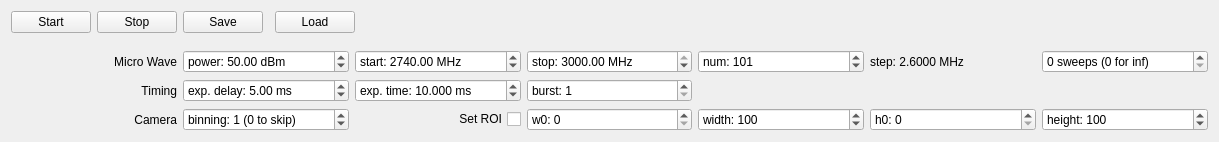
<?xml version="1.0" encoding="UTF-8"?>
<ui version="4.0">
 <class>IODMR</class>
 <widget class="QWidget" name="IODMR">
  <property name="geometry">
   <rect>
    <x>0</x>
    <y>0</y>
    <width>1219</width>
    <height>142</height>
   </rect>
  </property>
  <property name="minimumSize">
   <size>
    <width>0</width>
    <height>0</height>
   </size>
  </property>
  <property name="windowTitle">
   <string>Form</string>
  </property>
  <layout class="QVBoxLayout" name="verticalLayout">
   <item>
    <layout class="QHBoxLayout" name="horizontalLayout_2">
     <item>
      <widget class="QPushButton" name="startButton">
       <property name="text">
        <string>Start</string>
       </property>
      </widget>
     </item>
     <item>
      <widget class="QPushButton" name="stopButton">
       <property name="text">
        <string>Stop</string>
       </property>
      </widget>
     </item>
     <item>
      <widget class="QPushButton" name="saveButton">
       <property name="text">
        <string>Save</string>
       </property>
      </widget>
     </item>
     <item>
      <widget class="CompressionWidget" name="compression" native="true"/>
     </item>
     <item>
      <widget class="QPushButton" name="loadButton">
       <property name="text">
        <string>Load</string>
       </property>
      </widget>
     </item>
     <item>
      <spacer name="horizontalSpacer">
       <property name="orientation">
        <enum>Qt::Horizontal</enum>
       </property>
       <property name="sizeHint" stdset="0">
        <size>
         <width>40</width>
         <height>20</height>
        </size>
       </property>
      </spacer>
     </item>
    </layout>
   </item>
   <item>
    <spacer name="verticalSpacer">
     <property name="orientation">
      <enum>Qt::Vertical</enum>
     </property>
     <property name="sizeHint" stdset="0">
      <size>
       <width>20</width>
       <height>40</height>
      </size>
     </property>
    </spacer>
   </item>
   <item>
    <layout class="QGridLayout" name="gridLayout">
     <item row="0" column="5">
      <widget class="QSpinBox" name="numBox">
       <property name="sizePolicy">
        <sizepolicy hsizetype="Preferred" vsizetype="Preferred">
         <horstretch>0</horstretch>
         <verstretch>0</verstretch>
        </sizepolicy>
       </property>
       <property name="suffix">
        <string/>
       </property>
       <property name="prefix">
        <string>num: </string>
       </property>
       <property name="minimum">
        <number>2</number>
       </property>
       <property name="maximum">
        <number>99999</number>
       </property>
       <property name="value">
        <number>101</number>
       </property>
      </widget>
     </item>
     <item row="0" column="6">
      <widget class="QLabel" name="stepLabel">
       <property name="text">
        <string>step: 2.6000 MHz</string>
       </property>
      </widget>
     </item>
     <item row="0" column="4">
      <widget class="QDoubleSpinBox" name="stopBox">
       <property name="sizePolicy">
        <sizepolicy hsizetype="Preferred" vsizetype="Preferred">
         <horstretch>0</horstretch>
         <verstretch>0</verstretch>
        </sizepolicy>
       </property>
       <property name="prefix">
        <string>stop: </string>
       </property>
       <property name="suffix">
        <string> MHz</string>
       </property>
       <property name="minimum">
        <double>10.000000000000000</double>
       </property>
       <property name="maximum">
        <double>3000.000000000000000</double>
       </property>
       <property name="singleStep">
        <double>100.000000000000000</double>
       </property>
       <property name="value">
        <double>3000.000000000000000</double>
       </property>
      </widget>
     </item>
     <item row="0" column="2">
      <widget class="QDoubleSpinBox" name="powerBox">
       <property name="sizePolicy">
        <sizepolicy hsizetype="Preferred" vsizetype="Preferred">
         <horstretch>0</horstretch>
         <verstretch>0</verstretch>
        </sizepolicy>
       </property>
       <property name="prefix">
        <string>power: </string>
       </property>
       <property name="suffix">
        <string> dBm</string>
       </property>
       <property name="value">
        <double>50.000000000000000</double>
       </property>
      </widget>
     </item>
     <item row="0" column="1">
      <widget class="QLabel" name="label_2">
       <property name="text">
        <string>Micro Wave</string>
       </property>
       <property name="alignment">
        <set>Qt::AlignRight|Qt::AlignTrailing|Qt::AlignVCenter</set>
       </property>
      </widget>
     </item>
     <item row="0" column="3">
      <widget class="QDoubleSpinBox" name="startBox">
       <property name="sizePolicy">
        <sizepolicy hsizetype="Preferred" vsizetype="Preferred">
         <horstretch>0</horstretch>
         <verstretch>0</verstretch>
        </sizepolicy>
       </property>
       <property name="prefix">
        <string>start: </string>
       </property>
       <property name="suffix">
        <string> MHz</string>
       </property>
       <property name="minimum">
        <double>10.000000000000000</double>
       </property>
       <property name="maximum">
        <double>3000.000000000000000</double>
       </property>
       <property name="singleStep">
        <double>100.000000000000000</double>
       </property>
       <property name="value">
        <double>2740.000000000000000</double>
       </property>
      </widget>
     </item>
     <item row="1" column="1">
      <widget class="QLabel" name="label">
       <property name="sizePolicy">
        <sizepolicy hsizetype="Preferred" vsizetype="Preferred">
         <horstretch>0</horstretch>
         <verstretch>0</verstretch>
        </sizepolicy>
       </property>
       <property name="text">
        <string>Timing</string>
       </property>
       <property name="alignment">
        <set>Qt::AlignRight|Qt::AlignTrailing|Qt::AlignVCenter</set>
       </property>
      </widget>
     </item>
     <item row="2" column="1">
      <widget class="QLabel" name="label_3">
       <property name="layoutDirection">
        <enum>Qt::LeftToRight</enum>
       </property>
       <property name="text">
        <string>Camera</string>
       </property>
       <property name="alignment">
        <set>Qt::AlignRight|Qt::AlignTrailing|Qt::AlignVCenter</set>
       </property>
      </widget>
     </item>
     <item row="2" column="2">
      <widget class="QSpinBox" name="binningBox">
       <property name="suffix">
        <string> (0 to skip)</string>
       </property>
       <property name="prefix">
        <string>binning: </string>
       </property>
       <property name="minimum">
        <number>0</number>
       </property>
       <property name="maximum">
        <number>4</number>
       </property>
       <property name="value">
        <number>1</number>
       </property>
      </widget>
     </item>
     <item row="2" column="3">
      <widget class="QCheckBox" name="roiBox">
       <property name="layoutDirection">
        <enum>Qt::RightToLeft</enum>
       </property>
       <property name="text">
        <string>Set ROI</string>
       </property>
      </widget>
     </item>
     <item row="2" column="4">
      <widget class="QSpinBox" name="woffsetBox">
       <property name="suffix">
        <string/>
       </property>
       <property name="prefix">
        <string>w0: </string>
       </property>
       <property name="maximum">
        <number>1920</number>
       </property>
      </widget>
     </item>
     <item row="2" column="5">
      <widget class="QSpinBox" name="widthBox">
       <property name="prefix">
        <string>width: </string>
       </property>
       <property name="minimum">
        <number>10</number>
       </property>
       <property name="maximum">
        <number>1920</number>
       </property>
       <property name="value">
        <number>100</number>
       </property>
      </widget>
     </item>
     <item row="2" column="6">
      <widget class="QSpinBox" name="hoffsetBox">
       <property name="prefix">
        <string>h0: </string>
       </property>
       <property name="maximum">
        <number>1080</number>
       </property>
      </widget>
     </item>
     <item row="2" column="7">
      <widget class="QSpinBox" name="heightBox">
       <property name="prefix">
        <string>height: </string>
       </property>
       <property name="minimum">
        <number>10</number>
       </property>
       <property name="maximum">
        <number>1080</number>
       </property>
       <property name="value">
        <number>100</number>
       </property>
      </widget>
     </item>
     <item row="0" column="7">
      <widget class="QSpinBox" name="sweepsBox">
       <property name="suffix">
        <string> sweeps (0 for inf)</string>
       </property>
       <property name="prefix">
        <string/>
       </property>
       <property name="minimum">
        <number>0</number>
       </property>
       <property name="value">
        <number>0</number>
       </property>
      </widget>
     </item>
     <item row="1" column="2">
      <widget class="QDoubleSpinBox" name="exposuredelayBox">
       <property name="prefix">
        <string>exp. delay: </string>
       </property>
       <property name="suffix">
        <string> ms</string>
       </property>
       <property name="maximum">
        <double>999.990000000000009</double>
       </property>
       <property name="value">
        <double>5.000000000000000</double>
       </property>
      </widget>
     </item>
     <item row="1" column="3">
      <widget class="QDoubleSpinBox" name="exposuretimeBox">
       <property name="sizePolicy">
        <sizepolicy hsizetype="Preferred" vsizetype="Preferred">
         <horstretch>0</horstretch>
         <verstretch>0</verstretch>
        </sizepolicy>
       </property>
       <property name="prefix">
        <string>exp. time: </string>
       </property>
       <property name="suffix">
        <string> ms</string>
       </property>
       <property name="decimals">
        <number>3</number>
       </property>
       <property name="minimum">
        <double>0.001000000000000</double>
       </property>
       <property name="maximum">
        <double>10000.000000000000000</double>
       </property>
       <property name="singleStep">
        <double>1.000000000000000</double>
       </property>
       <property name="value">
        <double>10.000000000000000</double>
       </property>
      </widget>
     </item>
     <item row="1" column="4">
      <widget class="QSpinBox" name="burstBox">
       <property name="prefix">
        <string>burst: </string>
       </property>
       <property name="minimum">
        <number>1</number>
       </property>
       <property name="maximum">
        <number>255</number>
       </property>
      </widget>
     </item>
    </layout>
   </item>
  </layout>
 </widget>
 <customwidgets>
  <customwidget>
   <class>CompressionWidget</class>
   <extends>QWidget</extends>
   <header>mahos.gui.common_widget</header>
   <container>1</container>
  </customwidget>
 </customwidgets>
 <tabstops>
  <tabstop>startButton</tabstop>
  <tabstop>stopButton</tabstop>
  <tabstop>saveButton</tabstop>
  <tabstop>loadButton</tabstop>
  <tabstop>powerBox</tabstop>
  <tabstop>startBox</tabstop>
  <tabstop>stopBox</tabstop>
  <tabstop>numBox</tabstop>
 </tabstops>
 <resources/>
 <connections/>
</ui>
